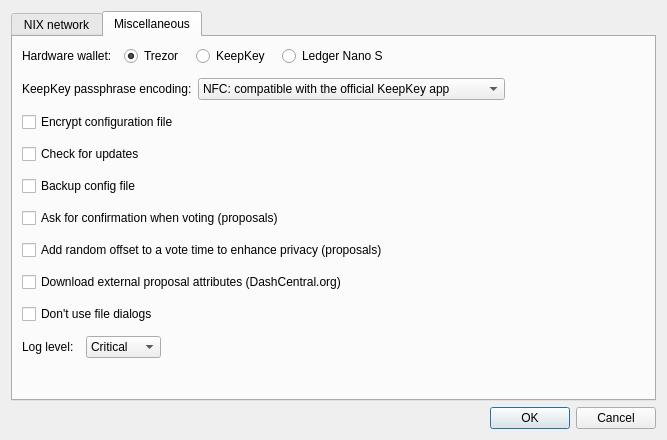
<?xml version="1.0" encoding="UTF-8"?>
<ui version="4.0">
 <class>ConfigDlg</class>
 <widget class="QDialog" name="ConfigDlg">
  <property name="windowModality">
   <enum>Qt::NonModal</enum>
  </property>
  <property name="geometry">
   <rect>
    <x>0</x>
    <y>0</y>
    <width>667</width>
    <height>440</height>
   </rect>
  </property>
  <property name="windowTitle">
   <string>Dialog</string>
  </property>
  <property name="modal">
   <bool>false</bool>
  </property>
  <layout class="QVBoxLayout" name="verticalLayout">
   <property name="spacing">
    <number>6</number>
   </property>
   <property name="sizeConstraint">
    <enum>QLayout::SetDefaultConstraint</enum>
   </property>
   <item>
    <widget class="QTabWidget" name="tabWidget">
     <property name="tabShape">
      <enum>QTabWidget::Rounded</enum>
     </property>
     <property name="currentIndex">
      <number>1</number>
     </property>
     <widget class="QWidget" name="tabDashd">
      <attribute name="title">
       <string>NIX network</string>
      </attribute>
      <layout class="QVBoxLayout" name="verticalLayout_3">
       <property name="spacing">
        <number>3</number>
       </property>
       <property name="leftMargin">
        <number>3</number>
       </property>
       <property name="topMargin">
        <number>3</number>
       </property>
       <property name="rightMargin">
        <number>3</number>
       </property>
       <property name="bottomMargin">
        <number>3</number>
       </property>
       <item>
        <layout class="QHBoxLayout" name="horizontalLayout_3">
         <item>
          <widget class="QLabel" name="label_2">
           <property name="text">
            <string>NIX network:</string>
           </property>
          </widget>
         </item>
         <item>
          <widget class="QComboBox" name="cboDashNetwork">
           <item>
            <property name="text">
             <string>MAINNET</string>
            </property>
           </item>
           <item>
            <property name="text">
             <string>TESTNET</string>
            </property>
           </item>
          </widget>
         </item>
         <item>
          <spacer name="horizontalSpacer_5">
           <property name="orientation">
            <enum>Qt::Horizontal</enum>
           </property>
           <property name="sizeHint" stdset="0">
            <size>
             <width>40</width>
             <height>20</height>
            </size>
           </property>
          </spacer>
         </item>
        </layout>
       </item>
       <item>
        <widget class="QFrame" name="frame_2">
         <property name="frameShape">
          <enum>QFrame::StyledPanel</enum>
         </property>
         <property name="frameShadow">
          <enum>QFrame::Raised</enum>
         </property>
         <layout class="QVBoxLayout" name="verticalLayout_6">
          <item>
           <widget class="QSplitter" name="splitter">
            <property name="orientation">
             <enum>Qt::Horizontal</enum>
            </property>
            <property name="opaqueResize">
             <bool>true</bool>
            </property>
            <property name="childrenCollapsible">
             <bool>true</bool>
            </property>
            <widget class="QWidget" name="layoutWidget">
             <layout class="QVBoxLayout" name="layoutConnList" stretch="0,0,0">
              <property name="spacing">
               <number>2</number>
              </property>
              <item>
               <widget class="QFrame" name="frame">
                <property name="frameShape">
                 <enum>QFrame::NoFrame</enum>
                </property>
                <property name="frameShadow">
                 <enum>QFrame::Raised</enum>
                </property>
                <layout class="QHBoxLayout" name="horizontalLayout">
                 <property name="spacing">
                  <number>1</number>
                 </property>
                 <property name="leftMargin">
                  <number>0</number>
                 </property>
                 <property name="topMargin">
                  <number>0</number>
                 </property>
                 <property name="rightMargin">
                  <number>0</number>
                 </property>
                 <property name="bottomMargin">
                  <number>2</number>
                 </property>
                 <item>
                  <widget class="QToolButton" name="btnNewConn">
                   <property name="minimumSize">
                    <size>
                     <width>26</width>
                     <height>26</height>
                    </size>
                   </property>
                   <property name="toolTip">
                    <string>Add New Connection</string>
                   </property>
                   <property name="text">
                    <string/>
                   </property>
                  </widget>
                 </item>
                 <item>
                  <widget class="QToolButton" name="btnDeleteConn">
                   <property name="minimumSize">
                    <size>
                     <width>26</width>
                     <height>26</height>
                    </size>
                   </property>
                   <property name="toolTip">
                    <string>Delete Current Connection</string>
                   </property>
                   <property name="text">
                    <string/>
                   </property>
                  </widget>
                 </item>
                 <item>
                  <widget class="QToolButton" name="btnMoveUpConn">
                   <property name="minimumSize">
                    <size>
                     <width>26</width>
                     <height>26</height>
                    </size>
                   </property>
                   <property name="toolTip">
                    <string>Move Up Current Connection</string>
                   </property>
                   <property name="text">
                    <string/>
                   </property>
                  </widget>
                 </item>
                 <item>
                  <widget class="QToolButton" name="btnMoveDownConn">
                   <property name="minimumSize">
                    <size>
                     <width>26</width>
                     <height>26</height>
                    </size>
                   </property>
                   <property name="toolTip">
                    <string>Move Down Current Connection</string>
                   </property>
                   <property name="text">
                    <string/>
                   </property>
                  </widget>
                 </item>
                 <item>
                  <widget class="QToolButton" name="btnRestoreDefault">
                   <property name="visible">
                    <bool>false</bool>
                   </property>
                   <property name="minimumSize">
                    <size>
                     <width>26</width>
                     <height>26</height>
                    </size>
                   </property>
                   <property name="toolTip">
                    <string>Restore Default Connections</string>
                   </property>
                   <property name="text">
                    <string/>
                   </property>
                  </widget>
                 </item>
                 <item>
                  <spacer name="horizontalSpacer">
                   <property name="orientation">
                    <enum>Qt::Horizontal</enum>
                   </property>
                   <property name="sizeHint" stdset="0">
                    <size>
                     <width>40</width>
                     <height>20</height>
                    </size>
                   </property>
                  </spacer>
                 </item>
                </layout>
               </widget>
              </item>
              <item>
               <widget class="QLabel" name="label">
                <property name="text">
                 <string>Connections:</string>
                </property>
               </widget>
              </item>
              <item>
               <widget class="QListWidget" name="lstConns">
                <property name="sizePolicy">
                 <sizepolicy hsizetype="Preferred" vsizetype="Expanding">
                  <horstretch>0</horstretch>
                  <verstretch>0</verstretch>
                 </sizepolicy>
                </property>
                <property name="baseSize">
                 <size>
                  <width>150</width>
                  <height>0</height>
                 </size>
                </property>
                <property name="frameShape">
                 <enum>QFrame::StyledPanel</enum>
                </property>
                <property name="selectionMode">
                 <enum>QAbstractItemView::ExtendedSelection</enum>
                </property>
               </widget>
              </item>
             </layout>
            </widget>
            <widget class="QFrame" name="detailsFrame">
             <property name="sizePolicy">
              <sizepolicy hsizetype="Expanding" vsizetype="Preferred">
               <horstretch>0</horstretch>
               <verstretch>0</verstretch>
              </sizepolicy>
             </property>
             <property name="frameShape">
              <enum>QFrame::StyledPanel</enum>
             </property>
             <property name="midLineWidth">
              <number>0</number>
             </property>
             <layout class="QVBoxLayout" name="verticalLayout_4">
              <property name="topMargin">
               <number>12</number>
              </property>
             </layout>
            </widget>
           </widget>
          </item>
          <item>
           <layout class="QVBoxLayout" name="verticalLayout_5">
            <property name="sizeConstraint">
             <enum>QLayout::SetDefaultConstraint</enum>
            </property>
            <item>
             <widget class="QCheckBox" name="chbRandomConn">
              <property name="toolTip">
               <string>Pick random connection to distribute clients' load over multiple nodes.</string>
              </property>
              <property name="text">
               <string>Pick random connection</string>
              </property>
             </widget>
            </item>
           </layout>
          </item>
         </layout>
        </widget>
       </item>
      </layout>
     </widget>
     <widget class="QWidget" name="tabMisc">
      <attribute name="title">
       <string>Miscellaneous</string>
      </attribute>
      <layout class="QVBoxLayout" name="verticalLayout_2">
       <property name="spacing">
        <number>12</number>
       </property>
       <item>
        <layout class="QHBoxLayout" name="layHardwareWallet">
         <item>
          <widget class="QLabel" name="label_3">
           <property name="text">
            <string>Hardware wallet:</string>
           </property>
           <property name="alignment">
            <set>Qt::AlignLeading|Qt::AlignLeft|Qt::AlignVCenter</set>
           </property>
           <property name="margin">
            <number>0</number>
           </property>
          </widget>
         </item>
         <item>
          <widget class="QRadioButton" name="chbHwTrezor">
           <property name="minimumSize">
            <size>
             <width>60</width>
             <height>0</height>
            </size>
           </property>
           <property name="maximumSize">
            <size>
             <width>16777215</width>
             <height>16777215</height>
            </size>
           </property>
           <property name="text">
            <string>Trezor</string>
           </property>
           <property name="checked">
            <bool>true</bool>
           </property>
          </widget>
         </item>
         <item>
          <widget class="QRadioButton" name="chbHwKeepKey">
           <property name="minimumSize">
            <size>
             <width>70</width>
             <height>0</height>
            </size>
           </property>
           <property name="maximumSize">
            <size>
             <width>16777215</width>
             <height>16777215</height>
            </size>
           </property>
           <property name="visible">
            <bool>false</bool>
           </property>
           <property name="text">
            <string>KeepKey</string>
           </property>
          </widget>
         </item>
         <item>
          <widget class="QRadioButton" name="chbHwLedgerNanoS">
           <property name="text">
            <string>Ledger Nano S</string>
           </property>
          </widget>
         </item>
         <item>
          <spacer name="horizontalSpacer_2">
           <property name="orientation">
            <enum>Qt::Horizontal</enum>
           </property>
           <property name="sizeHint" stdset="0">
            <size>
             <width>40</width>
             <height>20</height>
            </size>
           </property>
          </spacer>
         </item>
        </layout>
       </item>
       <item>
        <widget class="QWidget" name="wdgKeepkeyPassEncoding" native="true">
         <layout class="QHBoxLayout" name="horizontalLayout_2">
          <property name="leftMargin">
           <number>0</number>
          </property>
          <property name="topMargin">
           <number>0</number>
          </property>
          <property name="rightMargin">
           <number>0</number>
          </property>
          <property name="bottomMargin">
           <number>0</number>
          </property>
          <item>
           <widget class="QLabel" name="lblKeepkeyPassEncoding">
            <property name="text">
             <string>KeepKey passphrase encoding:</string>
            </property>
            <property name="openExternalLinks">
             <bool>true</bool>
            </property>
           </widget>
          </item>
          <item>
           <widget class="QComboBox" name="cboKeepkeyPassEncoding">
            <property name="sizePolicy">
             <sizepolicy hsizetype="Preferred" vsizetype="Fixed">
              <horstretch>0</horstretch>
              <verstretch>0</verstretch>
             </sizepolicy>
            </property>
            <item>
             <property name="text">
              <string>NFC: compatible with the official KeepKey app</string>
             </property>
            </item>
            <item>
             <property name="text">
              <string>NFKD: compatible with BIP-39 standard and Trezor</string>
             </property>
            </item>
           </widget>
          </item>
          <item>
           <spacer name="horizontalSpacer_4">
            <property name="orientation">
             <enum>Qt::Horizontal</enum>
            </property>
            <property name="sizeHint" stdset="0">
             <size>
              <width>40</width>
              <height>20</height>
             </size>
            </property>
           </spacer>
          </item>
         </layout>
        </widget>
       </item>
       <item>
        <widget class="QCheckBox" name="chbEncryptConfigFile">
         <property name="toolTip">
          <string>&lt;html&gt;&lt;head/&gt;&lt;body&gt;&lt;p&gt;Encrypts configuration file with hardware wallet. &lt;/p&gt;&lt;p&gt;You will need your hardware wallet connected to open the file.&lt;/p&gt;&lt;/body&gt;&lt;/html&gt;</string>
         </property>
         <property name="text">
          <string>Encrypt configuration file</string>
         </property>
        </widget>
       </item>
       <item>
        <widget class="QCheckBox" name="chbCheckForUpdates">
         <property name="text">
          <string>Check for updates</string>
         </property>
        </widget>
       </item>
       <item>
        <widget class="QCheckBox" name="chbBackupConfigFile">
         <property name="toolTip">
          <string>If checked, old config file will be saved when changing configuration</string>
         </property>
         <property name="text">
          <string>Backup config file</string>
         </property>
        </widget>
       </item>
       <item>
        <widget class="QCheckBox" name="chbConfirmWhenVoting">
         <property name="visible">
          <bool>false</bool>
         </property>
         <property name="text">
          <string>Ask for confirmation when voting (proposals)</string>
         </property>
        </widget>
       </item>
       <item>
        <widget class="QCheckBox" name="chbAddRandomOffsetToVotingTime">
         <property name="visible">
          <bool>false</bool>
         </property>
         <property name="text">
          <string>Add random offset to a vote time to enhance privacy (proposals)</string>
         </property>
        </widget>
       </item>
       <item>
        <widget class="QCheckBox" name="chbDownloadProposalExternalData">
         <property name="visible">
          <bool>false</bool>
         </property>
         <property name="text">
          <string>Download external proposal attributes (DashCentral.org)</string>
         </property>
        </widget>
       </item>
       <item>
        <widget class="QCheckBox" name="chbDontUseFileDialogs">
         <property name="toolTip">
          <string/>
         </property>
         <property name="text">
          <string>Don't use file dialogs</string>
         </property>
        </widget>
       </item>
       <item>
        <layout class="QHBoxLayout" name="hlLogLevel">
         <item>
          <widget class="QLabel" name="lblLogLevel">
           <property name="text">
            <string>Log level:</string>
           </property>
          </widget>
         </item>
         <item>
          <widget class="QComboBox" name="cboLogLevel">
           <item>
            <property name="text">
             <string>Critical</string>
            </property>
           </item>
           <item>
            <property name="text">
             <string>Error</string>
            </property>
           </item>
           <item>
            <property name="text">
             <string>Warning</string>
            </property>
           </item>
           <item>
            <property name="text">
             <string>Info</string>
            </property>
           </item>
           <item>
            <property name="text">
             <string>Debug</string>
            </property>
           </item>
          </widget>
         </item>
         <item>
          <spacer name="horizontalSpacer_3">
           <property name="orientation">
            <enum>Qt::Horizontal</enum>
           </property>
           <property name="sizeHint" stdset="0">
            <size>
             <width>40</width>
             <height>20</height>
            </size>
           </property>
          </spacer>
         </item>
        </layout>
       </item>
       <item>
        <spacer name="verticalSpacer">
         <property name="orientation">
          <enum>Qt::Vertical</enum>
         </property>
         <property name="sizeHint" stdset="0">
          <size>
           <width>20</width>
           <height>40</height>
          </size>
         </property>
        </spacer>
       </item>
      </layout>
     </widget>
    </widget>
   </item>
   <item>
    <widget class="QDialogButtonBox" name="buttonBox">
     <property name="orientation">
      <enum>Qt::Horizontal</enum>
     </property>
     <property name="standardButtons">
      <set>QDialogButtonBox::Cancel|QDialogButtonBox::Ok</set>
     </property>
    </widget>
   </item>
  </layout>
 </widget>
 <resources/>
 <connections>
  <connection>
   <sender>buttonBox</sender>
   <signal>accepted()</signal>
   <receiver>ConfigDlg</receiver>
   <slot>accept()</slot>
   <hints>
    <hint type="sourcelabel">
     <x>248</x>
     <y>254</y>
    </hint>
    <hint type="destinationlabel">
     <x>157</x>
     <y>274</y>
    </hint>
   </hints>
  </connection>
  <connection>
   <sender>buttonBox</sender>
   <signal>rejected()</signal>
   <receiver>ConfigDlg</receiver>
   <slot>reject()</slot>
   <hints>
    <hint type="sourcelabel">
     <x>316</x>
     <y>260</y>
    </hint>
    <hint type="destinationlabel">
     <x>286</x>
     <y>274</y>
    </hint>
   </hints>
  </connection>
 </connections>
</ui>
